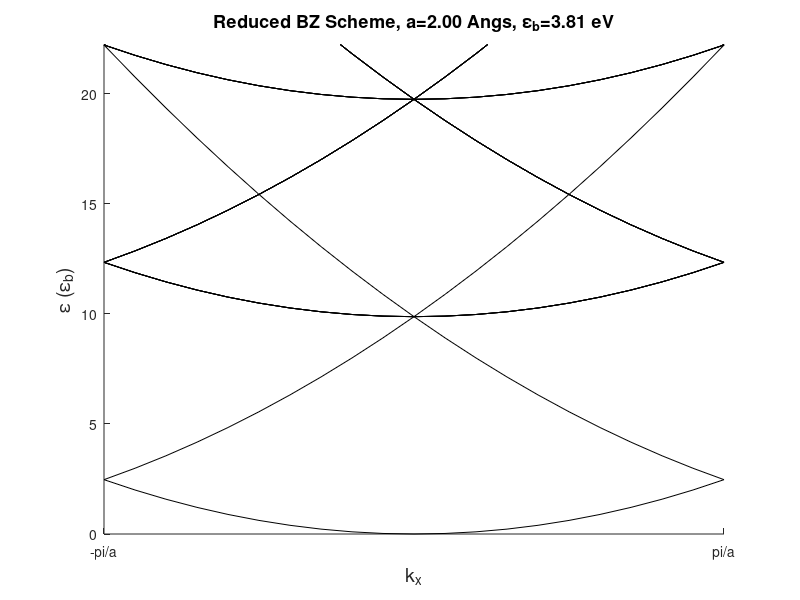

MATLAB code for this plot:
%copyright by J. E Hasbun and T. Datta
%empty_lattice_SC.m
%The empty lattice approximation is used for the
%simple cubic system in the reduced zone scheme
clear
%SC
h=6.62606896e-34;           %Planck'constant (J.s)
hbar=h/2./pi;               %hbar (J.s)
me=9.10938215e-31;          %electron mass (kg)
e=1.602176487e-19;          %electronic charge
ab=1e-10;                   %1 angstom unit of distance
kb=1/ab;                    %wavevector unit
Eb=hbar^2*kb^2/2/me;        %energy unit in joules
Eb_eV=Eb/e;                 %energy unit in eV
%fprintf('Energy unit Eb=%5.3g J, or %5.3f eV\n',Eb,Eb_eV)
a = 2;           %Lattice constant in ab units,
a1=a*[1,0,0];    %using the cubic cell vectors
a2=a*[0,1,0];
a3=a*[0,0,1];
%Reciprocal lattice vectors follow
Vt=dot(a1,cross(a2,a3));  %system's unit cell volume
b1=2*pi*cross(a2,a3)/Vt;
b2=2*pi*cross(a3,a1)/Vt;
b3=2*pi*cross(a1,a2)/Vt;
vmax=1;                      %max v integer (determines bands)
dir=[1,0,0];                 %BZ direction chosen
%max k's on the first BZ - Simple Cubic
Gs=b1+b2+b3;                 %make a small G
kx_max=Gs(1)/2;              %max kx from Gs bisector
ky_max=Gs(2)/2;              %max ky  "    "
kz_max=Gs(3)/2;              %max kz  "    "
kmax=[kx_max,ky_max,kz_max];
%chosen k direction
dirk=[dir(1)*kmax(1),dir(2)*kmax(2),dir(3)*kmax(3)];
x=-1:0.1:1;                  %direction step size
hold on
for v1=-vmax:vmax
  for v2=-vmax:vmax
    for v3=-vmax:vmax
      G=[v1*b1+v2*b2+v3*b3]; %reciprocal lattice vector
      for i=1:length(x)
        kdir=x(i)*dirk;      %step in the chosen direction
        eps(i)=((kdir(1)+G(1))^2+(kdir(2)+G(2))^2+(kdir(3)+G(3))^2);
      end
      plot(x,eps,'k')
    end
  end
end
epm=(Gs(1)^2+Gs(2)^2+Gs(3)^2); %for plotting purposes
axis([-1 1 0 0.75*epm])
xlabel('k_x','FontSize',14)
ylabel('\epsilon (\epsilon_b)','FontSize',14)
str=cat(2,'Reduced BZ Scheme, a=',num2str(a,'%3.2f'),' Angs, ',...
  '\epsilon_b=',num2str(Eb_eV,'%3.2f'),' eV');
title(str,'FontSize',13)
set(gca,'XTick',[-1,1])
set(gca,'XTickLabel','')
set(gca,'XTickLabel',{'-pi/a','pi/a'})
